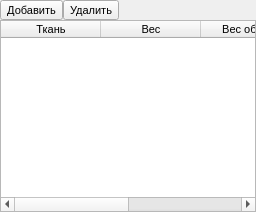
     <widget class="QWidget" name="tab_add_naterial">
      <attribute name="title">
       <string>Дополнительная ткань</string>
      </attribute>
      <layout class="QGridLayout" name="gridLayout_11">
       <property name="leftMargin">
        <number>0</number>
       </property>
       <property name="topMargin">
        <number>0</number>
       </property>
       <property name="rightMargin">
        <number>0</number>
       </property>
       <property name="bottomMargin">
        <number>0</number>
       </property>
       <property name="spacing">
        <number>0</number>
       </property>
       <item row="0" column="0">
        <layout class="QHBoxLayout" name="horizontalLayout_9">
         <property name="spacing">
          <number>0</number>
         </property>
         <item>
          <widget class="QToolButton" name="bu_pack_add">
           <property name="font">
            <font>
             <pointsize>8</pointsize>
            </font>
           </property>
           <property name="text">
            <string>Добавить</string>
           </property>
          </widget>
         </item>
         <item>
          <widget class="QToolButton" name="bu_pack_del">
           <property name="font">
            <font>
             <pointsize>8</pointsize>
            </font>
           </property>
           <property name="text">
            <string>Удалить</string>
           </property>
          </widget>
         </item>
         <item>
          <spacer name="horizontalSpacer_7">
           <property name="orientation">
            <enum>Qt::Horizontal</enum>
           </property>
           <property name="sizeHint" stdset="0">
            <size>
             <width>40</width>
             <height>20</height>
            </size>
           </property>
          </spacer>
         </item>
        </layout>
       </item>
       <item row="1" column="0">
        <widget class="QTableWidget" name="tw_add_material">
         <property name="font">
          <font>
           <family>Tahoma</family>
           <pointsize>8</pointsize>
          </font>
         </property>
         <property name="editTriggers">
          <set>QAbstractItemView::NoEditTriggers</set>
         </property>
         <property name="selectionBehavior">
          <enum>QAbstractItemView::SelectRows</enum>
         </property>
         <attribute name="verticalHeaderVisible">
          <bool>false</bool>
         </attribute>
         <attribute name="verticalHeaderDefaultSectionSize">
          <number>20</number>
         </attribute>
         <attribute name="verticalHeaderMinimumSectionSize">
          <number>18</number>
         </attribute>
         <column>
          <property name="text">
           <string>Ткань</string>
          </property>
         </column>
         <column>
          <property name="text">
           <string>Вес</string>
          </property>
         </column>
         <column>
          <property name="text">
           <string>Вес обрези</string>
          </property>
         </column>
         <column>
          <property name="text">
           <string>Цена</string>
          </property>
         </column>
        </widget>
       </item>
      </layout>
     </widget>
